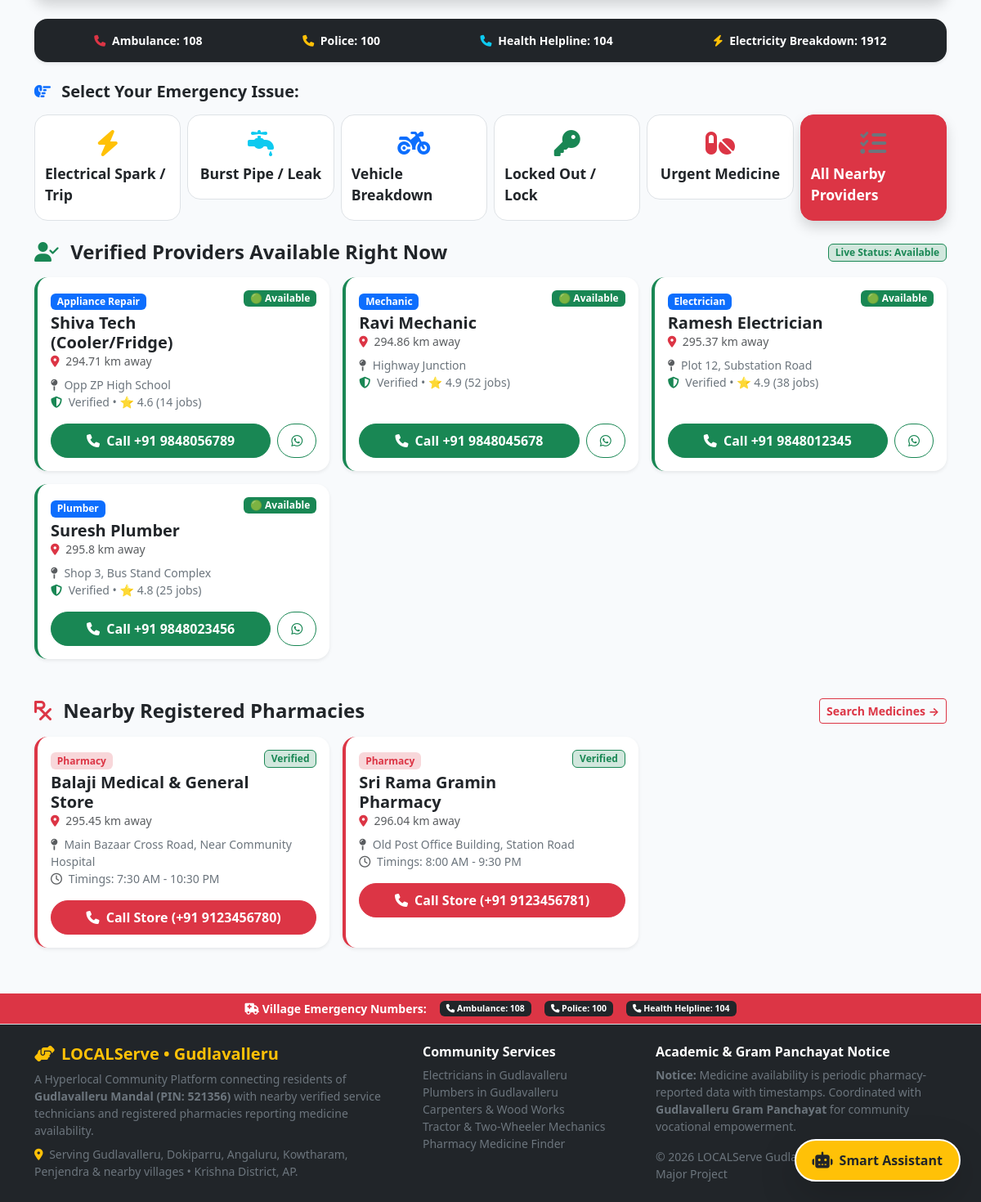
Before: /emergency-help (lower part) with the older database file.
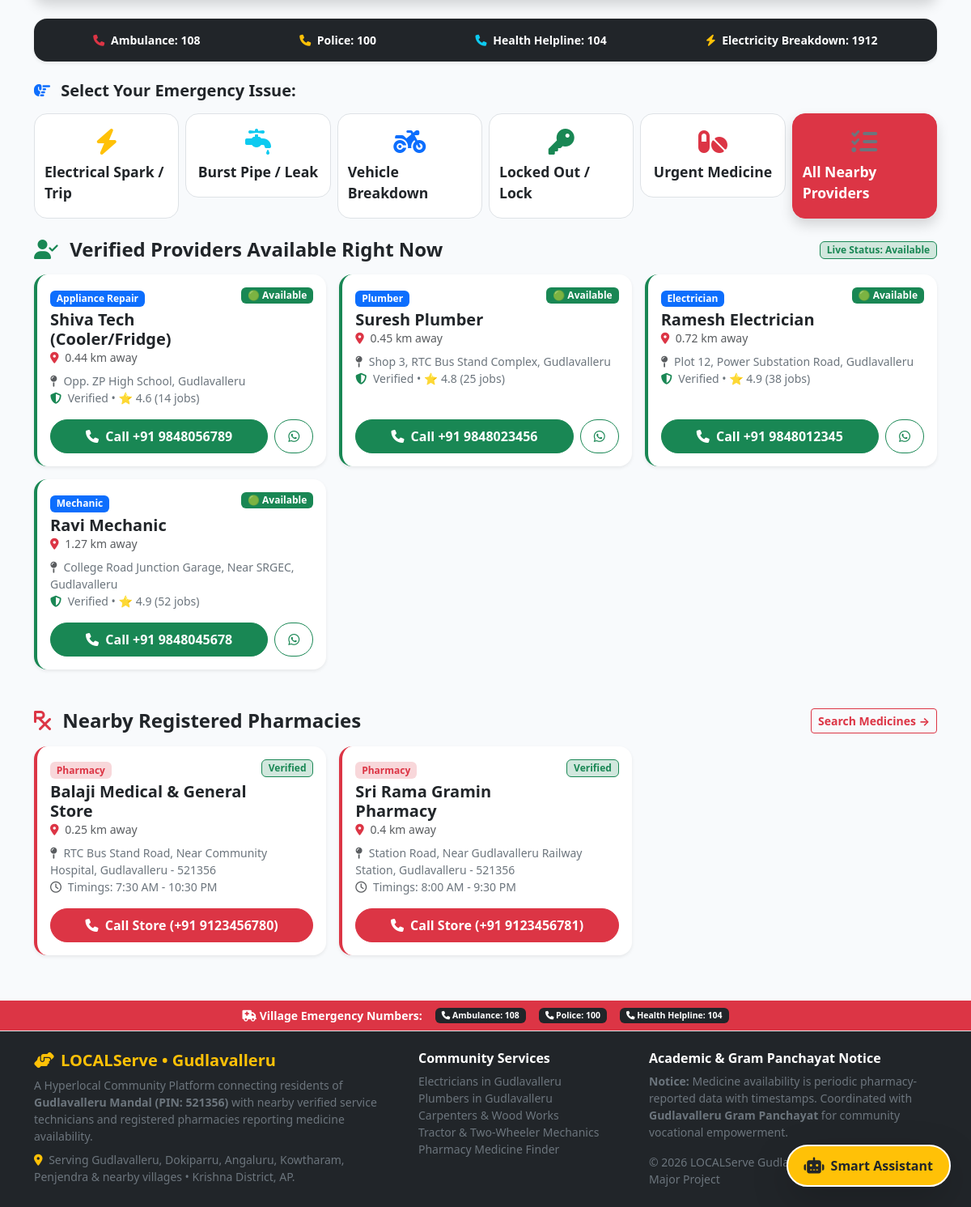
After: the same page with the newer database file.
### tables this page shows
CREATE TABLE providers (
        provider_id INTEGER PRIMARY KEY AUTOINCREMENT,
        user_id INTEGER NOT NULL UNIQUE,
        category TEXT NOT NULL,
        experience_years INTEGER DEFAULT 2,
        charges_per_hr REAL DEFAULT 200.0,
        availability TEXT DEFAULT 'Available' CHECK(availability IN ('Available', 'Busy', 'Offline')),
        verification_status TEXT DEFAULT 'Pending' CHECK(verification_status IN ('Pending', 'Verified', 'Rejected', 'Suspended')),
        latitude REAL DEFAULT 17.3850,
        longitude REAL DEFAULT 78.4867,
        address TEXT,
        bio TEXT,
        rating REAL DEFAULT 5.0,
        rating_count INTEGER DEFAULT 0,
        completed_jobs_count INTEGER DEFAULT 0,
        years_on_platform INTEGER DEFAULT 1,
        FOREIGN KEY (user_id) REFERENCES users(user_id) ON DELETE CASCADE
    );

CREATE TABLE users (
        user_id INTEGER PRIMARY KEY AUTOINCREMENT,
        name TEXT NOT NULL,
        email TEXT UNIQUE NOT NULL,
        phone TEXT NOT NULL,
        password_hash TEXT NOT NULL,
        role TEXT NOT NULL CHECK(role IN ('customer', 'provider', 'pharmacy', 'admin')),
        latitude REAL DEFAULT 17.3850,
        longitude REAL DEFAULT 78.4867,
        address TEXT,
        created_at TIMESTAMP DEFAULT CURRENT_TIMESTAMP
    );

CREATE TABLE pharmacies (
        pharmacy_id INTEGER PRIMARY KEY AUTOINCREMENT,
        user_id INTEGER NOT NULL UNIQUE,
        name TEXT NOT NULL,
        phone TEXT NOT NULL,
        address TEXT NOT NULL,
        latitude REAL DEFAULT 17.3850,
        longitude REAL DEFAULT 78.4867,
        verification_status TEXT DEFAULT 'Verified' CHECK(verification_status IN ('Pending', 'Verified', 'Rejected', 'Suspended')),
        timings TEXT DEFAULT '8:00 AM - 10:00 PM',
        FOREIGN KEY (user_id) REFERENCES users(user_id) ON DELETE CASCADE
    );

### routes/customer.py (the view)
@customer_bp.route('/emergency', endpoint='emergency')
@customer_bp.route('/emergency-help', endpoint='emergency_view')
def emergency_view():
    problem = (request.args.get('problem') or request.args.get('issue') or 'all').lower()
    user_lat = float(request.args.get('lat', session.get('user_lat', Config.DEFAULT_LAT)))
    user_lng = float(request.args.get('lng', session.get('user_lng', Config.DEFAULT_LNG)))
    category_map = {
        'electrical': 'Electrician',
        'plumbing': 'Plumber',
        'water leak': 'Plumber',
        'vehicle': 'Mechanic',
        'mechanic': 'Mechanic',
        'locksmith': 'Carpenter',
        'appliance': 'Appliance Tech'
    }
    providers = []
    pharmacies = []
    if problem == 'medicine':
        pharmacies = query_db("""
            SELECT ph.*, haversine(?, ?, ph.latitude, ph.longitude) as distance
            FROM pharmacies ph
            WHERE ph.verification_status = 'Verified'
            ORDER BY distance ASC
            LIMIT 6
        """, (user_lat, user_lng))
    else:
        query = """
            SELECT p.*, u.name, u.phone, u.address,
                   haversine(?, ?, p.latitude, p.longitude) as distance
            FROM providers p
            JOIN users u ON p.user_id = u.user_id
            WHERE p.verification_status = 'Verified'
              AND p.availability = 'Available'
        """
        params = [user_lat, user_lng]
        if problem in category_map:
            query += " AND p.category = ?"
            params.append(category_map[problem])
        query += " ORDER BY distance ASC LIMIT 6"
        providers = query_db(query, tuple(params))
        pharmacies = query_db("""
            SELECT ph.*, haversine(?, ?, ph.latitude, ph.longitude) as distance
            FROM pharmacies ph
            WHERE ph.verification_status = 'Verified'
            ORDER BY distance ASC
            LIMIT 3
        """, (user_lat, user_lng))
    return render_template(
        'emergency.html',
        problem=problem,
        providers=providers,
        pharmacies=pharmacies,
        user_lat=user_lat,
        user_lng=user_lng
    )

### database.py (called while the page is built)
def haversine(lat1, lon1, lat2, lon2):
    if lat1 is None or lon1 is None or lat2 is None or lon2 is None:
        return 9999.0
    try:
        lat1, lon1, lat2, lon2 = float(lat1), float(lon1), float(lat2), float(lon2)
        r = 6371.0  # Earth's radius in kilometers
        dlat = math.radians(lat2 - lat1)
        dlon = math.radians(lon2 - lon1)
        a = (math.sin(dlat / 2.0) ** 2 +
             math.cos(math.radians(lat1)) * math.cos(math.radians(lat2)) *
             math.sin(dlon / 2.0) ** 2)
        c = 2.0 * math.atan2(math.sqrt(a), math.sqrt(1.0 - a))
        return round(r * c, 2)
    except Exception:
        return 9999.0

def get_db():
    if 'db' not in g:
        g.db = sqlite3.connect(Config.DATABASE_PATH)
        g.db.row_factory = sqlite3.Row
        g.db.execute("PRAGMA foreign_keys = ON")
        g.db.create_function("haversine", 4, haversine)
    return g.db

def query_db(query, args=(), one=False):
    db = get_db()
    cur = db.execute(query, args)
    rv = cur.fetchall()
    cur.close()
    return (rv[0] if rv else None) if one else rv

### templates/emergency.html (shortened to what the changed rows need)
{% extends 'base.html' %}
{% block content %}
<div class="container py-3">
  {% if problem != 'medicine' %}
  <div class="mb-5">
    {% if providers %}
    <div class="row g-3">
      {% for p in providers %}
      <div class="col-md-6 col-lg-4">
        <div class="card h-100 border-0 shadow-sm rounded-4 p-3 bg-white border-start border-success border-4 d-flex flex-column">
          <div class="d-flex justify-content-between align-items-start mb-2">
            <div>
              <span class="badge bg-primary text-white fw-bold mb-1">{{ p.category }}</span>
              <h5 class="fw-bold mb-0 text-dark">{{ p.name }}</h5>
              <div class="text-muted small">
                <i class="fa-solid fa-location-dot text-danger me-1"></i> {{ p.distance }} km away
              </div>
            </div>
            <span class="badge bg-success py-1 px-2">🟢 Available</span>
          </div>
          <p class="text-secondary small mb-3 flex-grow-1">
            <i class="fa-solid fa-map-pin me-1 text-muted"></i> {{ p.address }}<br>
            <i class="fa-solid fa-shield-halved text-success me-1"></i> Verified &bull; ⭐ {{ p.rating or '5.0' }} ({{ p.rating_count or 0 }} jobs)
          </p>
          <div class="d-flex gap-2 mt-auto">
            <a href="tel:{{ p.phone }}" class="btn btn-success fw-bold flex-grow-1 rounded-pill py-2">
              <i class="fa-solid fa-phone me-1"></i> Call {{ p.phone }}
            </a>
            <a href="https://wa.me/{{ p.phone|replace(' ', '')|replace('+', '') }}?text=Emergency%20help%20needed" target="_blank" class="btn btn-outline-success rounded-pill px-3 py-2">
              <i class="fa-brands fa-whatsapp"></i>
            </a>
          </div>
        </div>
      </div>
      {% endfor %}
    </div>
    {% endif %}
  </div>
  {% endif %}
  {% if pharmacies %}
  <div class="mb-4">
    <div class="row g-3">
      {% for ph in pharmacies %}
      <div class="col-md-6 col-lg-4">
        <div class="card h-100 border-0 shadow-sm rounded-4 p-3 bg-white border-start border-danger border-4">
          <div class="d-flex justify-content-between align-items-start mb-2">
            <div>
              <span class="badge bg-danger-subtle text-danger fw-bold mb-1">Pharmacy</span>
              <h5 class="fw-bold mb-0 text-dark">{{ ph.name }}</h5>
              <div class="text-muted small">
                <i class="fa-solid fa-location-dot text-danger me-1"></i> {{ ph.distance }} km away
              </div>
            </div>
            <span class="badge bg-success-subtle text-success border border-success">Verified</span>
          </div>
          <p class="text-secondary small mb-3">
            <i class="fa-solid fa-map-pin me-1 text-muted"></i> {{ ph.address }}<br>
            <i class="fa-regular fa-clock me-1 text-muted"></i> Timings: {{ ph.timings or 'Open' }}
          </p>
          <a href="tel:{{ ph.phone }}" class="btn btn-danger fw-bold w-100 rounded-pill py-2">
            <i class="fa-solid fa-phone me-1"></i> Call Store ({{ ph.phone }})
          </a>
        </div>
      </div>
      {% endfor %}
    </div>
  </div>
  {% endif %}
</div>
{% endblock %}

Changed rows visible on the page:
changed providers "Appliance Repair": distance "294.71" → "0.44"; address "Opp ZP High School" → "Opp. ZP High School, Gudlavalleru"
changed providers "Plumber": distance "295.8" → "0.45"; address "Shop 3, Bus Stand Complex" → "Shop 3, RTC Bus Stand Complex, Gudlavalleru"; moves up the list
changed providers "Electrician": distance "295.37" → "0.72"; address "Plot 12, Substation Road" → "Plot 12, Power Substation Road, Gudlavalleru"; moves down the list
changed providers "Mechanic": distance "294.86" → "1.27"; address "Highway Junction" → "College Road Junction Garage, Near SRGEC, Gudlavalleru"
changed pharmacies "Balaji Medical & General Store": distance "295.45" → "0.25"; address "Main Bazaar Cross Road, Near Community Hospital" → "RTC Bus Stand Road, Near Community Hospital, Gudlavalleru - 521356"
changed pharmacies "Sri Rama Gramin Pharmacy": distance "296.04" → "0.4"; address "Old Post Office Building, Station Road" → "Station Road, Near Gudlavalleru Railway Station, Gudlavalleru - 521356"
